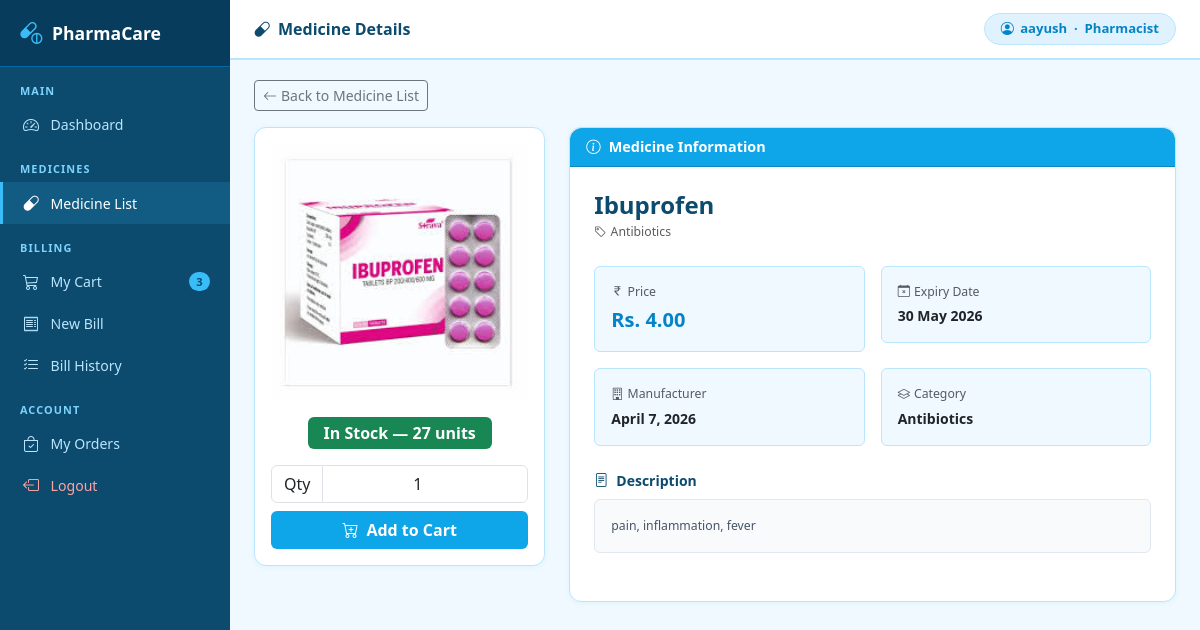
Screenshot of /medicines/5/ (signed in) with the database file from the repository.
### pharmacy/models.py (models this page shows, shortened)
class User(AbstractUser):
    ROLE_CHOICES = [('admin','Admin'),('pharmacist','Pharmacist')]
    role = models.CharField(max_length=20, choices=ROLE_CHOICES, default='pharmacist')
    class Meta:
        app_label = 'pharmacy'

class Medicine(models.Model):
    name                = models.CharField(max_length=200)
    category            = models.ForeignKey(Category, on_delete=models.SET_NULL,
                                             null=True, blank=True)
    price               = models.DecimalField(max_digits=10, decimal_places=2)
    stock_quantity      = models.PositiveIntegerField(default=0)
    expiry_date         = models.DateField()
    manufacturer        = models.DateField()
    description = models.TextField(blank=True, null=True)
    low_stock_threshold = models.PositiveIntegerField(default=10)
    image               = models.ImageField(upload_to='medicines/', blank=True, null=True)
    created_at          = models.DateTimeField(auto_now_add=True)
    updated_at          = models.DateTimeField(auto_now=True)
    class Meta:
        app_label = 'pharmacy'
    def is_low_stock(self):
        return self.stock_quantity <= self.low_stock_threshold
    def is_expired(self):
        from django.utils import timezone
        return self.expiry_date < timezone.now().date()

class Category(models.Model):
    name        = models.CharField(max_length=100, unique=True)
    description = models.TextField(blank=True)
    class Meta:
        app_label           = 'pharmacy'
        verbose_name_plural = 'Categories'

### pharmacy/views.py (the view)
# urls.py: path('medicines/<int:pk>/',views.medicine_detail,name='medicine_detail'),
@login_required
def medicine_detail(request, pk):
    medicine = get_object_or_404(Medicine, pk=pk)
    return render(request, 'pharmacy/medicine_detail.html', {'medicine': medicine})

### templates/pharmacy/medicine_detail.html (shortened to what this page needs)
{% extends 'pharmacy/base.html' %}
{% block page_title %}<i class="bi bi-capsule me-2"></i>Medicine Details{% endblock %}
{% block content %}
<div class="mb-3">
    <a href="{% url 'medicine_list' %}" class="btn btn-outline-secondary btn-sm">
        <i class="bi bi-arrow-left me-1"></i>Back to Medicine List
    </a>
</div>
<div class="row g-4">
    <div class="col-lg-4">
        <div class="card text-center p-3">
            {% if medicine.image %}
                <img src="{{ medicine.image.url }}"
                     alt="{{ medicine.name }}"
                     class="img-fluid rounded"
                     style="max-height:280px; object-fit:contain;">
            {% endif %}
            <div class="mt-3">
                {% if medicine.stock_quantity == 0 %}
                    <span class="badge bg-danger fs-6 px-3 py-2">Out of Stock</span>
                {% elif medicine.is_low_stock %}
                    <span class="badge fs-6 px-3 py-2"
                          style="background:#fef9c3; color:#854d0e;">
                        Low Stock — {{ medicine.stock_quantity }} left
                    </span>
                {% else %}
                    <span class="badge bg-success fs-6 px-3 py-2">
                        In Stock — {{ medicine.stock_quantity }} units
                    </span>
                {% endif %}
            </div>
            {% if medicine.stock_quantity > 0 %}
            <form method="POST" action="{% url 'add_to_cart' medicine.pk %}" class="mt-3">
                <div class="input-group mb-2">
                    <span class="input-group-text bg-white">Qty</span>
                    <input type="number" name="quantity"
                           class="form-control text-center"
                           value="1" min="1"
                           max="{{ medicine.stock_quantity }}">
                </div>
                <button type="submit"
                        class="btn w-100 text-white fw-semibold"
                        style="background:#0ea5e9;">
                    <i class="bi bi-cart-plus me-2"></i>Add to Cart
                </button>
            </form>
            {% else %}
            <button class="btn btn-secondary w-100 mt-3" disabled>
                <i class="bi bi-x-circle me-2"></i>Out of Stock
            </button>
            {% endif %}
        </div>
    </div>
    <div class="col-lg-8">
        <div class="card h-100">
            <div class="card-header text-white"
                 style="background:#0ea5e9;">
                <i class="bi bi-info-circle me-2"></i>Medicine Information
            </div>
            <div class="card-body p-4">
                <h4 class="fw-bold mb-1" style="color:#0c4a6e;">
                    {{ medicine.name }}
                </h4>
                <p class="text-muted small mb-4">
                    <i class="bi bi-tag me-1"></i>{{ medicine.category.name|default:"Uncategorized" }}
                </p>
                <div class="row g-3 mb-4">
                    <div class="col-sm-6">
                        <div class="p-3 rounded"
                             style="background:#f0f9ff; border:1px solid #bae6fd;">
                            <div class="small text-muted mb-1">
                                <i class="bi bi-currency-rupee me-1"></i>Price
                            </div>
                            <div class="fw-bold fs-5" style="color:#0284c7;">
                                Rs. {{ medicine.price }}
                            </div>
                        </div>
                    </div>
                    <div class="col-sm-6">
                        <div class="p-3 rounded"
                             style="background:#f0f9ff; border:1px solid #bae6fd;">
                            <div class="small text-muted mb-1">
                                <i class="bi bi-calendar-x me-1"></i>Expiry Date
                            </div>
                            <div class="fw-bold
                                {% if medicine.is_expired %}text-danger{% else %}text-dark{% endif %}">
                                {{ medicine.expiry_date|date:"d M Y" }}
                            </div>
                        </div>
                    </div>
                    <div class="col-sm-6">
                        <div class="p-3 rounded"
                             style="background:#f0f9ff; border:1px solid #bae6fd;">
                            <div class="small text-muted mb-1">
                                <i class="bi bi-building me-1"></i>Manufacturer
                            </div>
                            <div class="fw-bold">{{ medicine.manufacturer }}</div>
                        </div>
                    </div>
                    <div class="col-sm-6">
                        <div class="p-3 rounded"
                             style="background:#f0f9ff; border:1px solid #bae6fd;">
                            <div class="small text-muted mb-1">
                                <i class="bi bi-layers me-1"></i>Category
                            </div>
                            <div class="fw-bold">
                                {{ medicine.category.name|default:"—" }}
                            </div>
                        </div>
                    </div>
                </div>
                <div class="mb-4">
                    <div class="fw-semibold mb-2" style="color:#0c4a6e;">
                        <i class="bi bi-file-text me-2"></i>Description
                    </div>
                    <div class="p-3 rounded small"
                         style="background:#f8fafc; border:1px solid #e2e8f0;
                                line-height:1.7; color:#475569;">
                        {% if medicine.description %}
                            {{ medicine.description }}
                        {% else %}
                            <span class="text-muted">No description available.</span>
                        {% endif %}
                    </div>
                </div>
            </div>
        </div>
    </div>
</div>
{% endblock %}

### templates/pharmacy/base.html (shortened to what this page needs)
<!DOCTYPE html>
<html lang="en">
<head>
    <link href="https://cdn.jsdelivr.net/npm/bootstrap@5.3.0/dist/css/bootstrap.min.css" rel="stylesheet">
    <link href="https://cdn.jsdelivr.net/npm/bootstrap-icons@1.11.0/font/bootstrap-icons.css" rel="stylesheet">
</head>
<body>
{% if user.is_authenticated %}
<div class="sidebar">
    <div class="sidebar-brand">
        <i class="bi bi-capsule-pill"></i>
        PharmaCare
    </div>
    <div class="nav-section">Main</div>
    <a href="{% url 'dashboard' %}"
       class="nav-link {% if request.resolver_match.url_name == 'dashboard' %}active{% endif %}">
        <i class="bi bi-speedometer2"></i> Dashboard
    </a>
    <div class="nav-section">Medicines</div>
    <a href="{% url 'medicine_list' %}"
       class="nav-link {% if 'medicine' in request.resolver_match.url_name %}active{% endif %}">
        <i class="bi bi-capsule"></i> Medicine List
    </a>
    <div class="nav-section">Billing</div>
    <a href="{% url 'cart' %}"
       class="nav-link {% if request.resolver_match.url_name == 'cart' %}active{% endif %}">
        <i class="bi bi-cart3"></i> My Cart
        {% with count=request.user.cartitem_set.count %}
        {% if count > 0 %}
        <span class="badge rounded-pill ms-auto"
              style="background:#38bdf8; color:#0c4a6e; font-size:0.7rem;">
            {{ count }}
        </span>
        {% endif %}
        {% endwith %}
    </a>
    <a href="{% url 'create_bill' %}"
       class="nav-link {% if request.resolver_match.url_name == 'create_bill' %}active{% endif %}">
        <i class="bi bi-receipt"></i> New Bill
    </a>
    <a href="{% url 'bill_list' %}"
       class="nav-link {% if request.resolver_match.url_name == 'bill_list' %}active{% endif %}">
        <i class="bi bi-list-check"></i> Bill History
    </a>
    <div class="nav-section">Account</div>
<a href="{% url 'my_orders' %}"
   class="nav-link {% if request.resolver_match.url_name == 'my_orders' %}active{% endif %}">
    <i class="bi bi-bag-check"></i> My Orders
</a>
<a href="{% url 'logout' %}" class="nav-link" style="color:#fca5a5;">
    <i class="bi bi-box-arrow-left"></i> Logout
</a>
</div>
<div class="topbar">
    <span class="topbar-title">
        {% block page_title %}Dashboard{% endblock %}
    </span>
    <div class="user-pill">
        <i class="bi bi-person-circle"></i>
        {{ user.username }} &nbsp;·&nbsp; {{ user.role|title }}
    </div>
</div>
<div class="main">
    {% block content %}{% endblock %}
</div>
{% else %}
    {% block auth_content %}{% endblock %}
{% endif %}
</body>
</html>

### templates/pharmacy/base.html (style rules this page uses)
:root { --sky: #0ea5e9; --sky-dark: #0284c7; --sky-light: #e0f2fe; --sky-mid: #bae6fd; --sidebar-w: 230px; --topbar-h: 60px; }
* { box-sizing: border-box; }
body { background: #f0f9ff; font-family: 'Segoe UI', sans-serif; font-size: 14px; }
.sidebar { position: fixed; top: 0; left: 0; width: var(--sidebar-w); height: 100vh; background: #0c4a6e; overflow-y: auto; z-index: 200; }
.sidebar-brand { background: #083c5c; padding: 1rem 1.25rem; display: flex; align-items: center; gap: 0.6rem; color: #fff; font-size: 1.1rem; font-weight: 700; border-bottom: 1px solid #0369a1; }
.sidebar-brand i { color: #38bdf8; font-size: 1.4rem; }
.nav-section { color: #7dd3fc; font-size: 0.68rem; font-weight: 600; text-transform: uppercase; letter-spacing: 0.1em; padding: 1rem 1.25rem 0.3rem; }
.sidebar .nav-link { color: #bae6fd; padding: 0.55rem 1.25rem; display: flex; align-items: center; gap: 0.6rem; font-size: 0.88rem; border-left: 3px solid transparent; transition: all 0.15s; }
.sidebar .nav-link:hover, .sidebar .nav-link.active { color: #fff; background: rgba(56,189,248,0.15); border-left-color: #38bdf8; }
.sidebar .nav-link i { font-size: 1rem; width: 18px; }
.topbar { position: fixed; top: 0; left: var(--sidebar-w); right: 0; height: var(--topbar-h); background: #fff; border-bottom: 2px solid var(--sky-mid); display: flex; align-items: center; justify-content: space-between; padding: 0 1.5rem; z-index: 100; }
.topbar-title { font-weight: 700; font-size: 1rem; color: #0c4a6e; }
.user-pill { background: var(--sky-light); color: var(--sky-dark); border: 1px solid var(--sky-mid); border-radius: 50px; padding: 0.3rem 1rem; font-size: 0.82rem; font-weight: 600; display: flex; align-items: center; gap: 0.4rem; }
.main { margin-left: var(--sidebar-w); padding-top: calc(var(--topbar-h) + 1.25rem); padding-left: 1.5rem; padding-right: 1.5rem; padding-bottom: 2rem; min-height: 100vh; }
.card { border: 1px solid var(--sky-mid); border-radius: 12px; box-shadow: 0 1px 6px rgba(14,165,233,0.08); }
.card-header { border-radius: 12px 12px 0 0 !important; font-weight: 600; font-size: 0.9rem; }

### rows the page displays
User: username "aayush", role "Pharmacist"
Medicine: image (picture), stock_quantity "27", name "Ibuprofen", category.name "Antibiotics", price "4.00", expiry_date "30 May 2026", manufacturer "April 7, 2026", description "pain, inflammation, fever"

### other values shown
{{ count }} "3"
